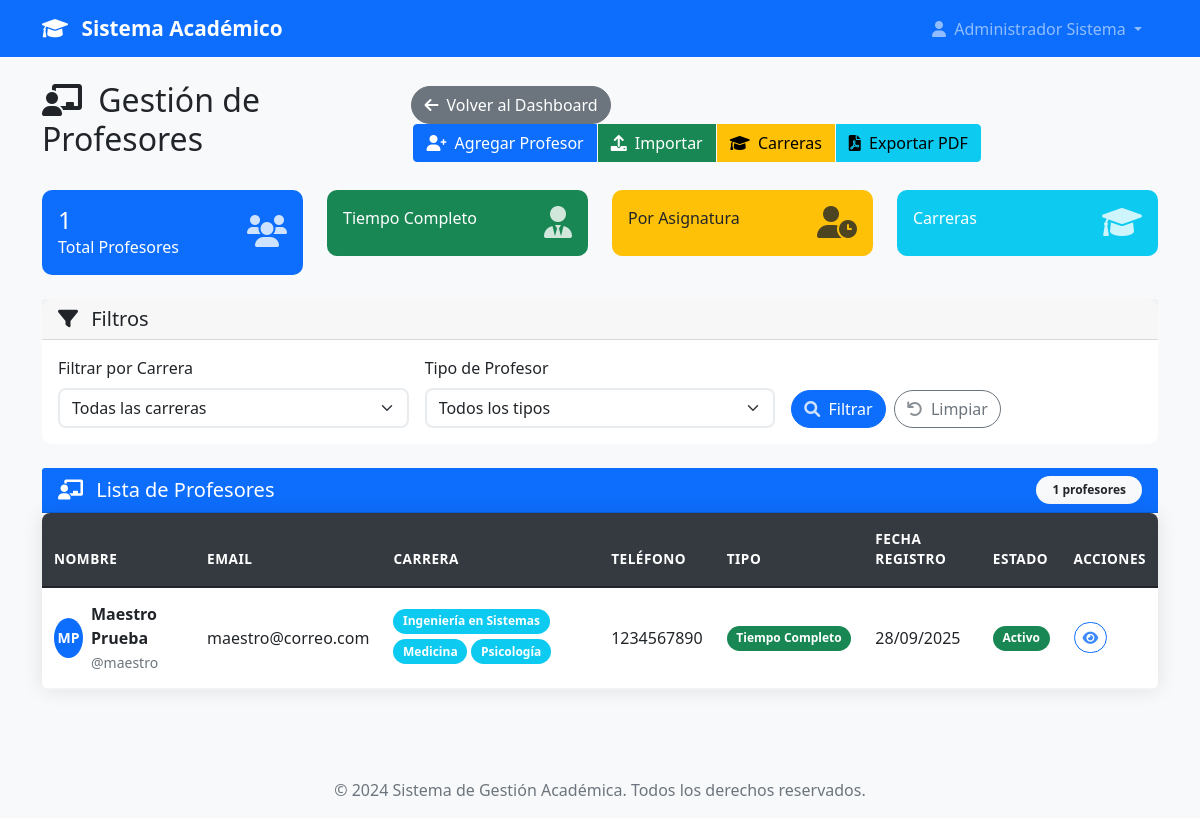
/admin/profesores (signed in), run on an earlier commit of the app's database.
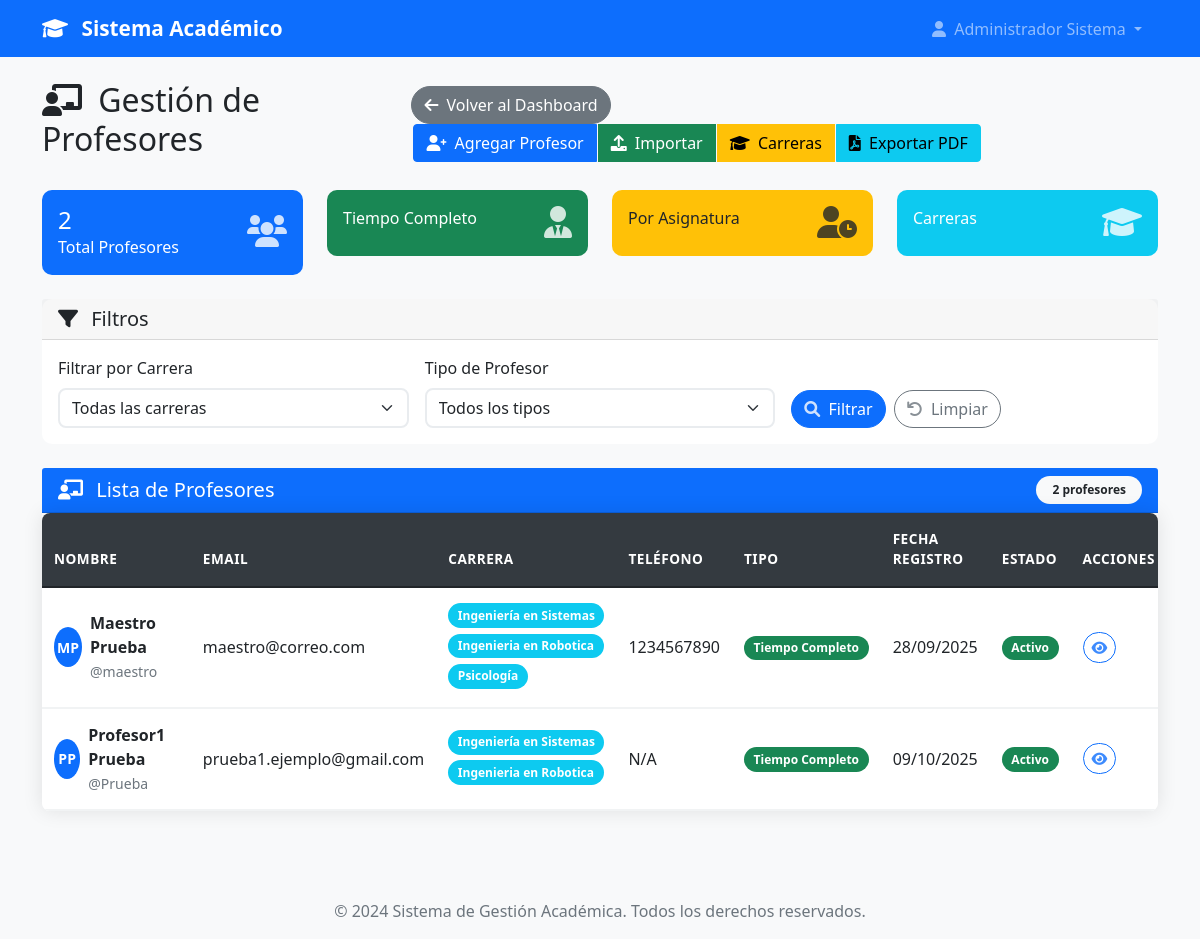
And on a later commit of the database.
### models.py (models this page shows, shortened)
class User(UserMixin, db.Model):
    id = db.Column(db.Integer, primary_key=True)
    username = db.Column(db.String(80), unique=True, nullable=False)
    email = db.Column(db.String(120), unique=True, nullable=False)
    password_hash = db.Column(db.String(120), nullable=False)
    nombre = db.Column(db.String(100), nullable=False)
    apellido = db.Column(db.String(100), nullable=False)
    telefono = db.Column(db.String(20))
    imagen_perfil = db.Column(db.String(200))  # Ruta de la imagen de perfil
    rol = db.Column(db.String(20), nullable=False)
    tipo_profesor = db.Column(db.String(20))
    carreras = db.relationship('Carrera', secondary=user_carreras, backref=db.backref('usuarios', lazy=True))
    carrera_id = db.Column(db.Integer, db.ForeignKey('carrera.id'))
    carrera = db.relationship('Carrera', foreign_keys=[carrera_id], backref=db.backref('jefe_carrera', uselist=False))
    fecha_registro = db.Column(db.DateTime, default=datetime.utcnow)
    activo = db.Column(db.Boolean, default=True)
    def get_nombre_completo(self):
        return f"{self.nombre} {self.apellido}"
    def is_admin(self):
        return self.rol == 'admin'
    def is_profesor(self):
        return self.rol in ['profesor_completo', 'profesor_asignatura']
    def is_profesor_completo(self):
        return self.rol == 'profesor_completo'
    def get_rol_display(self):
        roles = {
            'admin': 'Administrador',
            'jefe_carrera': 'Jefe de Carrera',
            'profesor_completo': 'Profesor de Tiempo Completo',
            'profesor_asignatura': 'Profesor por Asignatura'
        }
        return roles.get(self.rol, self.rol)

class Carrera(db.Model):
    id = db.Column(db.Integer, primary_key=True)
    nombre = db.Column(db.String(150), nullable=False, unique=True)
    codigo = db.Column(db.String(10), nullable=False, unique=True)  # Ej: "ING-SIS", "MED", etc.
    descripcion = db.Column(db.Text)
    facultad = db.Column(db.String(100))
    activa = db.Column(db.Boolean, default=True)
    fecha_creacion = db.Column(db.DateTime, default=datetime.utcnow)
    creada_por = db.Column(db.Integer, db.ForeignKey('user.id'), nullable=False)
    creador = db.relationship('User', foreign_keys=[creada_por], backref=db.backref('carreras_creadas', lazy=True))

### app.py (the view, shortened to what this page needs)
@app.route('/admin/profesores')
@login_required
def gestionar_profesores():
    if not current_user.is_admin():
        flash('No tienes permisos para acceder a esta página.', 'error')
        return redirect(url_for('dashboard'))
    carrera_id = request.args.get('carrera_id', type=int)
    tipo_profesor = request.args.get('tipo_profesor')
    busqueda = request.args.get('busqueda', '').strip()
    query = User.query.filter(
        User.rol.in_(['profesor_completo', 'profesor_asignatura']),
        User.activo == True
    )
    if carrera_id:
        query = query.filter(User.carrera_id == carrera_id)
    if tipo_profesor:
        query = query.filter(User.rol == tipo_profesor)
    profesores = query.order_by(User.apellido, User.nombre).all()
    carreras = Carrera.query.filter_by(activa=True).order_by(Carrera.nombre).all()
    filtrar_form = FiltrarProfesoresForm()
    filtrar_form.carrera.choices = [(0, 'Todas las carreras')] + [(c.id, c.nombre) for c in carreras]
    exportar_form = ExportarProfesoresForm()
    return render_template('admin/profesores.html',
                         profesores=profesores,
                         carreras=carreras,
                         filtrar_form=filtrar_form,
                         exportar_form=exportar_form,
                         filtros_activos={
                             'carrera': carrera_id,
                             'tipo_profesor': tipo_profesor,
                             'busqueda': busqueda
                         })

### templates/admin/profesores.html (shortened to what this page needs)
{% extends "base.html" %}
{% block content %}
<div class="row">
    <div class="col-12">
        <div class="d-flex justify-content-between align-items-center mb-4">
            <h2>
                <i class="fas fa-chalkboard-teacher me-2"></i>
                Gestión de Profesores
            </h2>
            <div>
                <a href="{{ url_for('dashboard') }}" class="btn btn-secondary me-2">
                    <i class="fas fa-arrow-left me-1"></i>
                    Volver al Dashboard
                </a>
                <div class="btn-group" role="group">
                    <a href="{{ url_for('agregar_profesor') }}" class="btn btn-primary">
                        <i class="fas fa-user-plus me-1"></i>
                        Agregar Profesor
                    </a>
                    <a href="{{ url_for('importar_profesores') }}" class="btn btn-success">
                        <i class="fas fa-upload me-1"></i>
                        Importar
                    </a>
                    <a href="{{ url_for('gestionar_carreras') }}" class="btn btn-warning">
                        <i class="fas fa-graduation-cap me-1"></i>
                        Carreras
                    </a>
                    <button type="button" class="btn btn-info" data-bs-toggle="modal" data-bs-target="#exportModal">
                        <i class="fas fa-file-pdf me-1"></i>
                        Exportar PDF
                    </button>
                </div>
            </div>
        </div>
    </div>
</div>
<div class="row mb-4">
    <div class="col-md-3">
        <div class="card bg-primary text-white">
            <div class="card-body">
                <div class="d-flex justify-content-between">
                    <div>
                        <h4 class="mb-0">{{ total_profesores }}</h4>
                        <p class="mb-0">Total Profesores</p>
                    </div>
                    <div class="align-self-center">
                        <i class="fas fa-users fa-2x"></i>
                    </div>
                </div>
            </div>
        </div>
    </div>
    <div class="col-md-3">
        <div class="card bg-success text-white">
            <div class="card-body">
                <div class="d-flex justify-content-between">
                    <div>
                        <p class="mb-0">Tiempo Completo</p>
                    </div>
                    <div class="align-self-center">
                        <i class="fas fa-user-tie fa-2x"></i>
                    </div>
                </div>
            </div>
        </div>
    </div>
    <div class="col-md-3">
        <div class="card bg-warning text-dark">
            <div class="card-body">
                <div class="d-flex justify-content-between">
                    <div>
                        <p class="mb-0">Por Asignatura</p>
                    </div>
                    <div class="align-self-center">
                        <i class="fas fa-user-clock fa-2x"></i>
                    </div>
                </div>
            </div>
        </div>
    </div>
    <div class="col-md-3">
        <div class="card bg-info text-white">
            <div class="card-body">
                <div class="d-flex justify-content-between">
                    <div>
                        <p class="mb-0">Carreras</p>
                    </div>
                    <div class="align-self-center">
                        <i class="fas fa-graduation-cap fa-2x"></i>
                    </div>
                </div>
            </div>
        </div>
    </div>
</div>
<div class="row mb-4">
    <div class="col-12">
        <div class="card">
            <div class="card-header">
                <h5 class="mb-0">
                    <i class="fas fa-filter me-2"></i>
                    Filtros
                </h5>
            </div>
            <div class="card-body">
                <form method="GET" class="row g-3">
                    <div class="col-md-4">
                        {{ filtrar_form.carrera.label(class="form-label") }}
                        {{ filtrar_form.carrera(class="form-select") }}
                    </div>
                    <div class="col-md-4">
                        {{ filtrar_form.tipo_profesor.label(class="form-label") }}
                        {{ filtrar_form.tipo_profesor(class="form-select") }}
                    </div>
                    <div class="col-md-4 d-flex align-items-end">
                        <button type="submit" class="btn btn-primary me-2">
                            <i class="fas fa-search me-1"></i>
                            Filtrar
                        </button>
                        <a href="{{ url_for('gestionar_profesores') }}" class="btn btn-outline-secondary">
                            <i class="fas fa-undo me-1"></i>
                            Limpiar
                        </a>
                    </div>
                </form>
            </div>
        </div>
    </div>
</div>
<div class="row">
    <div class="col-12">
        <div class="card">
            <div class="card-header bg-primary text-white">
                <div class="d-flex justify-content-between align-items-center">
                    <h5 class="mb-0">
                        <i class="fas fa-chalkboard-teacher me-2"></i>
                        Lista de Profesores
                    </h5>
                    <span class="badge bg-light text-dark">{{ profesores|length }} profesores</span>
                </div>
            </div>
            <div class="card-body p-0">
                {% if profesores %}
                    <div class="table-responsive">
                        <table class="table table-hover mb-0">
                            <thead class="table-light">
                                <tr>
                                    <th>NOMBRE</th>
                                    <th>EMAIL</th>
                                    <th>CARRERA</th>
                                    <th>TELÉFONO</th>
                                    <th>TIPO</th>
                                    <th>FECHA REGISTRO</th>
                                    <th>ESTADO</th>
                                    <th>ACCIONES</th>
                                </tr>
                            </thead>
                            <tbody>
                                {% for profesor in profesores %}
                                <tr class="align-middle" style="cursor: pointer;" data-bs-toggle="collapse" data-bs-target="#detalles{{ profesor.id }}" aria-expanded="false">
                                    <td>
                                        <div class="d-flex align-items-center">
                                            <div class="avatar-circle bg-primary text-white rounded-circle d-flex align-items-center justify-content-center me-2">
                                                {% if profesor.nombre and profesor.apellido %}
                                                    {{ profesor.nombre[0]|upper }}{{ profesor.apellido.split()[0][0]|upper if profesor.apellido.split() else '' }}
                                                {% else %}
                                                    PP
                                                {% endif %}
                                            </div>
                                            <div>
                                                <strong>{{ profesor.get_nombre_completo() }}</strong>
                                                <br>
                                                <small class="text-muted">@{{ profesor.username }}</small>
                                            </div>
                                        </div>
                                    </td>
                                    <td>{{ profesor.email }}</td>
                                    <td>
                                        {% if profesor.is_profesor() %}
                                            {% if profesor.carreras %}
                                                {% for carrera in profesor.carreras %}
                                                    <span class="badge bg-info mb-1">{{ carrera.nombre }}</span>
                                                {% endfor %}
                                            {% else %}
                                                <span class="text-muted">Sin carrera</span>
                                            {% endif %}
                                        {% elif profesor.carrera %}
                                            <span class="badge bg-info">{{ profesor.carrera.nombre }}</span>
                                        {% else %}
                                            <span class="text-muted">Sin carrera</span>
                                        {% endif %}
                                    </td>
                                    <td>{{ profesor.telefono or 'N/A' }}</td>
                                    <td>
                                        {% if profesor.is_profesor_completo() %}
                                            <span class="badge bg-success">Tiempo Completo</span>
                                        {% else %}
                                            <span class="badge bg-warning text-dark">Por Asignatura</span>
                                        {% endif %}
                                    </td>
                                    <td>{{ profesor.fecha_registro.strftime('%d/%m/%Y') }}</td>
                                    <td>
                                        {% if profesor.activo %}
                                            <span class="badge bg-success">Activo</span>
                                        {% else %}
                                            <span class="badge bg-danger">Inactivo</span>
                                        {% endif %}
                                    </td>
                                    <td onclick="event.stopPropagation();">
                                        <button class="btn btn-sm btn-outline-primary"
                                                data-bs-toggle="collapse"
                                                data-bs-target="#detalles{{ profesor.id }}"
                                                title="Ver detalles">
                                            <i class="fas fa-eye"></i>
                                        </button>
                                    </td>
                                </tr>
                                <tr>
                                    <td colspan="8" class="p-0 border-0">
                                    </td>
                                </tr>
                                {% endfor %}
                            </tbody>
                        </table>
                    </div>
                {% endif %}
            </div>
        </div>
    </div>
</div>
{% endblock %}

### templates/base.html (shortened to what this page needs)
<!DOCTYPE html>
<html lang="es">
<head>
    <link href="https://cdn.jsdelivr.net/npm/bootstrap@5.1.3/dist/css/bootstrap.min.css" rel="stylesheet">
    <link rel="stylesheet" href="https://cdnjs.cloudflare.com/ajax/libs/font-awesome/6.0.0/css/all.min.css">
    <link rel="stylesheet" href="{{ url_for('static', filename='css/style.css') }}">
</head>
<body>
    <nav class="navbar navbar-expand-lg navbar-dark bg-primary">
        <div class="container">
            <a class="navbar-brand" href="{{ url_for('index') }}">
                <i class="fas fa-graduation-cap me-2"></i>
                Sistema Académico
            </a>
            <div class="collapse navbar-collapse" id="navbarNav">
                <ul class="navbar-nav ms-auto">
                    {% if current_user.is_authenticated %}
                        <li class="nav-item dropdown">
                            <a class="nav-link dropdown-toggle" href="#" id="navbarDropdown" role="button" data-bs-toggle="dropdown">
                                <i class="fas fa-user me-1"></i>
                                {{ current_user.get_nombre_completo() }}
                            </a>
                        </li>
                    {% endif %}
                </ul>
            </div>
        </div>
    </nav>
    <main class="py-4">
        <div class="container">
            {% block content %}{% endblock %}
        </div>
    </main>
    <footer class="bg-light text-center py-3 mt-5">
        <div class="container">
            <p class="text-muted mb-0">&copy; 2024 Sistema de Gestión Académica. Todos los derechos reservados.</p>
        </div>
    </footer>
</body>
</html>

What changed in the data, as far as the page shows it:
changed Carrera: nombre "Medicina" → "Ingenieria en Robotica"
added User: nombre "P", apellido "P", get_nombre_completo "Profesor1 Prueba", username "Prueba", email "prueba1.ejemplo@gmail.com", telefono "N/A", shows "Tiempo Completo", fecha_registro "09/10/2025", activo "Activo", Carrera (nombre "Ingeniería en Sistemas"), Carrera (nombre "Ingenieria en Robotica")
Also different on the page:
{{ total_profesores }}: "1" → "2"
{{ profesores|length }}: "1" → "2"
